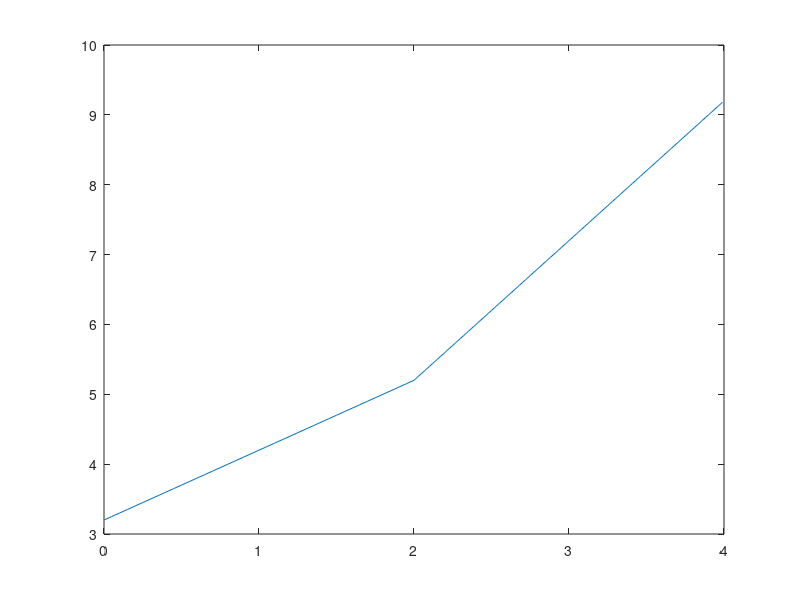
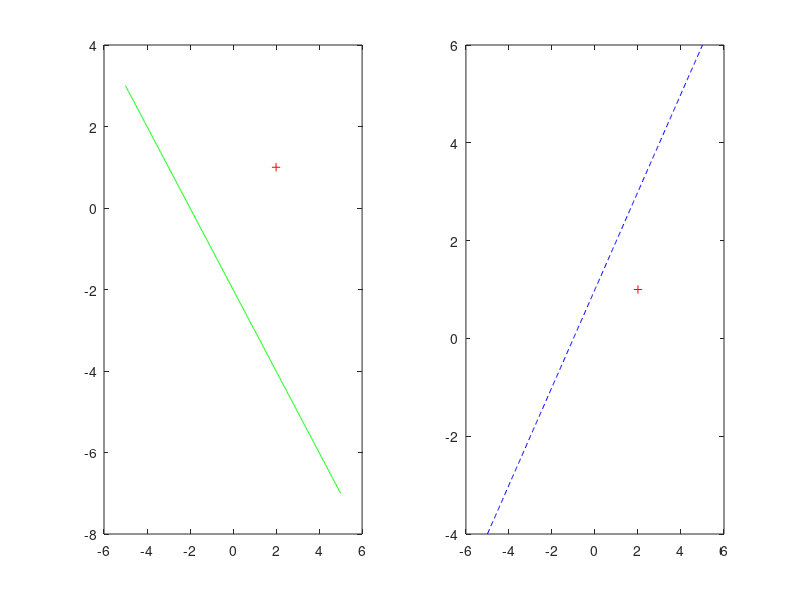

Write MATLAB code to recreate these figures, in order. (Note: this script raises an error after producing the figures.)
% Ejercicio 1
x = 0:0.05:(2-0.05);
x2 = 2:0.01:(4-0.01);

plot([x x2],[(x*2-x+3.2) (2*x2+1.2)]);


% Ejercicio 2
x3 = -5:0.02:5;
y = x3*2-3*x3-2;
z = x3*3-2*x3+1;

figure, subplot(1,2,1), plot(x3, y,'g-'),
hold on, plot(2,1,'r+');
subplot(1,2,2), plot(x3,z,'b--'),
hold on,plot(2,1,'r+');
hold off;

%Ejercicio 3
I = imread('spine.tif');
figure, subimage(I);

IR = imnoise(I, 'salt & pepper', 0.1);
figure, subimage(IR);

figure, subplot(1,2,1), subimage(imfilter(IR, fspecial('average'))), title('Media');
subplot(1,2,2), subimage(medfilt2(IR)), title('Mediana');
% El mejor filtro para atenuar el ruido sal y pimienta es el de la mediana.

% Ejercicio 4
F = imread('peppers.png');
figure, subimage(F);

FG = rgb2gray(F);

FR = imnoise(FG, 'gaussian');
figure, subimage(FR);

figure, subplot(1,2,1), subimage(imfilter(FR, fspecial('average'))), title('Media');
subplot(1,2,2), subimage(medfilt2(FR)), title('Mediana');
% Para este tipo de ruido no hay mucha diferencia entre ambos filtros.

figure, subplot(1,2,1), imhist(imfilter(FR, fspecial('average'))), title('Media');
subplot(1,2,2), imhist(medfilt2(FR)), title('Mediana');
% Sus histogramas son muy parecidos.